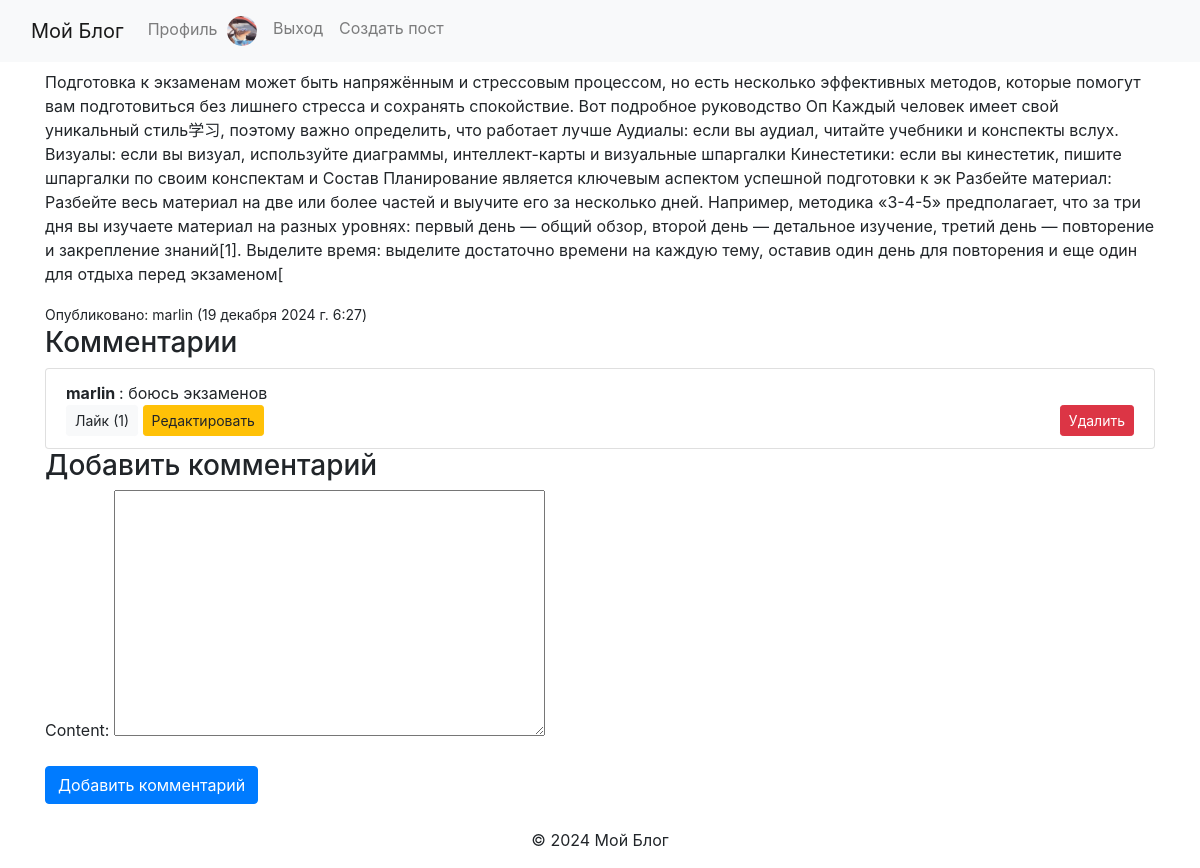
Page /post/38/ (signed in) on the committed database.
### myBlog/models.py (models this page shows, shortened)
class Profile(models.Model):
    user = models.OneToOneField(User, on_delete=models.CASCADE, related_name='profile')
    nickname = models.CharField(max_length=30, unique=True)
    first_name = models.CharField(max_length=30, verbose_name='Имя', blank=False)
    last_name = models.CharField(max_length=30, verbose_name='Фамилия', blank=False)
    patronymic = models.CharField(max_length=30, verbose_name='Отчество', blank=False)
    avatar = models.ImageField(upload_to='avatars/', default='avatars/default.png', blank=True, null=True)
    information = models.TextField(verbose_name='Информация', blank=True)

class Post(models.Model):
    author = models.ForeignKey(User, on_delete=models.SET_NULL, null=True)
    author_name = models.CharField(max_length=100, blank=True)
    title = models.CharField(max_length=255)
    content = models.TextField()
    created_at = models.DateTimeField(auto_now_add=True)  # Дата и время создания поста

class Comment(models.Model):
    post = models.ForeignKey(Post, related_name='comments', on_delete=models.CASCADE)
    author = models.ForeignKey(User, on_delete=models.CASCADE)
    content = models.TextField()  # Содержимое комментария
    created_at = models.DateTimeField(auto_now_add=True)
    likes = models.ManyToManyField(User, related_name='liked_comments', blank=True)

### myBlog/views.py (the view, shortened to what this page needs)
# urls.py: path('post/<int:post_id>/', PostDetailView.as_view(), name='post_detail'),
class PostDetailView(View):
    def get(self, request, post_id):
        post = get_object_or_404(Post.objects.prefetch_related('comments'), id=post_id)
        comments = Comment.objects.filter(post=post).order_by('-created_at')  # Получаем комментарии к этому посту.
        comment_form = CommentForm()  # Форма для добавления нового комментария.
        return render(request, 'myBlog/post_detail.html', {
            'post': post,
            'comments': comments,
            'comment_form': comment_form,
        })

### myBlog/forms.py
class CommentForm(forms.ModelForm):
    class Meta:
        model = Comment
        fields = ['content']  # Поля формы (контент комментария)

### myBlog/templates/myBlog/post_detail.html (shortened to what this page needs)
{% extends 'base.html' %}
{% block content %}
<div class="container">
    <p>{{ post.content }}</p>
    <small>
        {% if post.author %}
            Опубликовано: {{ post.author.username }} ({{ post.created_at }})
        {% else %}
            Опубликовано: Автор удален ({{ post.created_at }})
        {% endif %}
    </small>
    <h3>Комментарии</h3>
    <ul class="list-group">
        {% for comment in comments %}
            <li class="list-group-item">
                <strong>
                    {% if comment.author %}
                        {{ comment.author.username }}
                    {% else %}
                        Автор удален
                    {% endif %}
                </strong>: {{ comment.content }}
                <div class="d-flex justify-content-between align-items-center">
                    <div>
                        <form method="POST" action="{% url 'myBlog:like_comment' comment.id %}" style="display:inline;">
                            <button type="submit" class="btn btn-light btn-sm">
                                Лайк ({{ comment.likes.count }})
                            </button>
                        </form>
                        {% if comment.author == request.user %}
                            <a href="{% url 'myBlog:edit_comment' comment.id %}" class="btn btn-warning btn-sm">Редактировать</a>
                        {% endif %}
                    </div>
                    {% if comment.author == request.user %}
                        <form method="POST" action="{% url 'myBlog:delete_comment' comment.id %}" style="display:inline;">
                            <button type="submit" class="btn btn-danger btn-sm">Удалить</button>
                        </form>
                    {% endif %}
                </div>
            </li>
        {% empty %}
            <li class="list-group-item">Комментариев нет.</li>
        {% endfor %}
    </ul>
    <h3>Добавить комментарий</h3>
    <form method="POST">
        {{ comment_form.as_p }}
        <button type="submit" class="btn btn-primary">Добавить комментарий</button>
    </form>
</div>
{% endblock %}

### myBlog/templates/base.html (shortened to what this page needs)
<!DOCTYPE html>
<html lang="ru">
<head>
    {% load bootstrap4 %}
    {% load static %}
    {% bootstrap_css %}
</head>
<body>
<header>
    <nav class="navbar navbar-expand-lg navbar-light bg-light">
        <div class="container-fluid">
            <a class="navbar-brand" href="{% url 'myBlog:index' %}">Мой Блог</a>
            <div class="collapse navbar-collapse" id="navbarNav">
                <ul class="navbar-nav">
                    {% if user.is_authenticated %}
                        <li class="nav-item">
                            <a class="nav-link" href="{% url 'myBlog:profile' %}">
                                Профиль
                                {% if user.profile.avatar %}
                                    <img src="{{ user.profile.avatar.url }}" alt="Аватар" class="rounded-circle" style="width: 30px; height: 30px; margin-left: 5px;">
                                {% endif %}
                            </a>
                        </li>
                        <li class="nav-item">
                            <a class="nav-link" href="{% url 'myBlog:logout' %}">Выход</a>
                        </li>
                        <li class="nav-item">
                            <a class="nav-link" href="{% url 'myBlog:create_post' %}">Создать пост</a>
                        </li>
                    {% endif %}
                </ul>
            </div>
        </div>
    </nav>
</header>
<main>
    {% block content %}
    {% endblock %}
</main>
<footer class="text-center mt-4">
    <p>© 2024 Мой Блог</p>
</footer>
</body>
</html>

### rows in the picture
Post: content "Подготовка к экзаменам может быть напряжённым и стрессовым процессом, но есть несколько эффективных методов, которые помогут вам подготовиться без лишнего стресса и сохранять спокойствие. Вот подробное руководство Оп Каждый человек имеет свой уникальный стиль学习, поэтому важно определить, что работает лучше Аудиалы: если вы аудиал, читайте учебники и конспекты вслух. Визуалы: если вы визуал, используйте диаграммы, интеллект-карты и визуальные шпаргалки Кинестетики: если вы кинестетик, пишите шпаргалки по своим конспектам и Состав Планирование является ключевым аспектом успешной подготовки к эк Разбейте материал: Разбейте весь материал на две или более частей и выучите его за несколько дней.…", author.username "marlin", created_at "19 декабря 2024 г. 6:27"
Comment: author.username "marlin", content "боюсь экзаменов", likes.count "1", shows "Редактировать", shows "Удалить"
